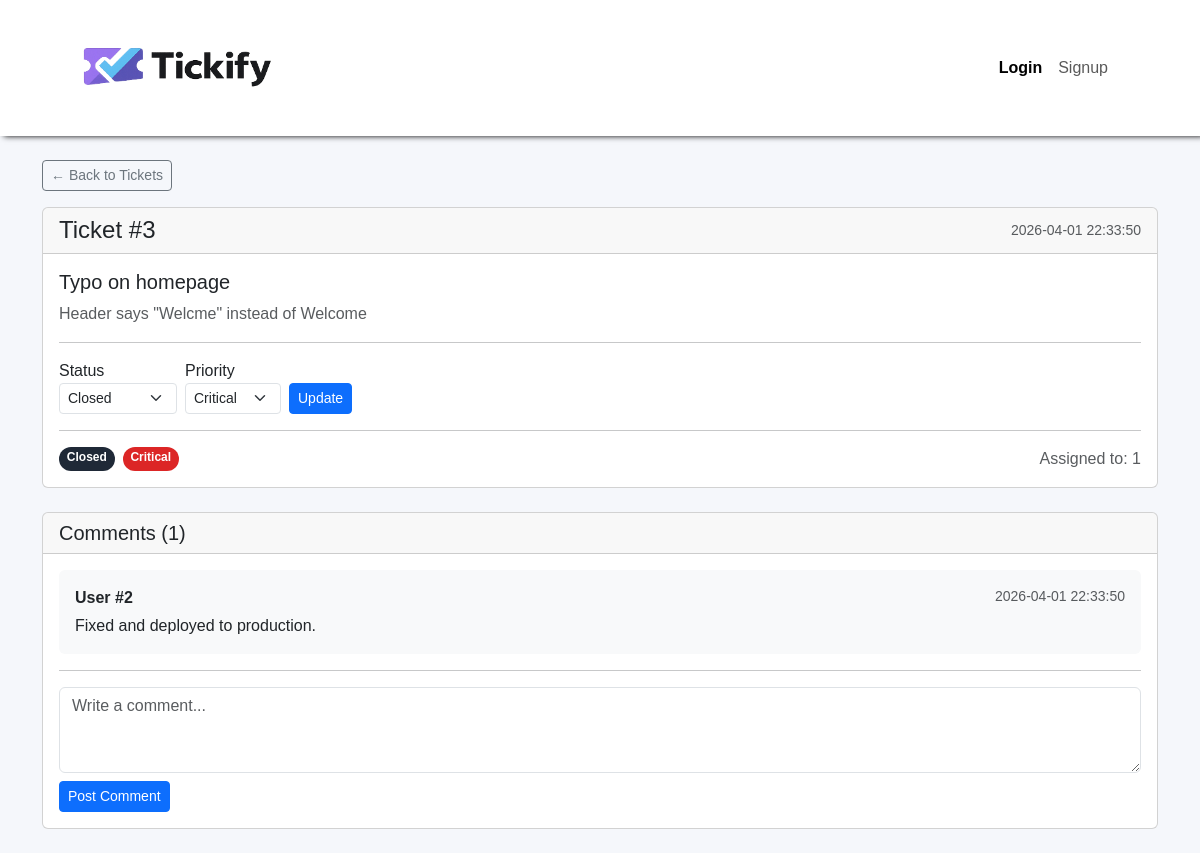
/ticketDetail.php?id=3, run on the app's committed database.
### tables this page shows
CREATE TABLE tickets (
    id          INT AUTO_INCREMENT PRIMARY KEY,
    title       VARCHAR(200) NOT NULL,
    description TEXT NOT NULL,
     
    status      ENUM('open', 'in_progress', 'on_hold', 'resolved', 'closed', 'cancelled') DEFAULT 'open',
    priority    INT DEFAULT 3 CHECK (priority BETWEEN 1 AND 5),
    created_by  INT NOT NULL,
    assigned_to INT,
    created_at  TIMESTAMP DEFAULT CURRENT_TIMESTAMP,
    updated_at  TIMESTAMP DEFAULT CURRENT_TIMESTAMP ON UPDATE CURRENT_TIMESTAMP,
    FOREIGN KEY (created_by) REFERENCES users(id),
    FOREIGN KEY (assigned_to) REFERENCES users(id)
);

CREATE TABLE ticket_comments (
    id         INT AUTO_INCREMENT PRIMARY KEY,
    ticket_id  INT NOT NULL,
    author_id  INT NOT NULL,
    body       TEXT NOT NULL,
    created_at TIMESTAMP DEFAULT CURRENT_TIMESTAMP,
    FOREIGN KEY (ticket_id) REFERENCES tickets(id),
    FOREIGN KEY (author_id) REFERENCES users(id)
);

### TicketRepository.php (called while the page is built, shortened)
<?php
require_once 'Ticket.php';
require_once 'TicketComment.php';
class TicketRepository
{
    private PDO $pdo;
    public function __construct(PDO $pdo)
    {
        $this->pdo = $pdo;
    }
    public function getById(int $id): ?Ticket
    {
        $sql = "SELECT * FROM tickets WHERE id = :id";
        $stmt = $this->pdo->prepare($sql);
        $stmt->execute([':id' => $id]);
        $row = $stmt->fetch(PDO::FETCH_ASSOC);
        return $this->mapRowToTicket($row);
    }
    public function getCommentsByTicketId(int $ticketId): array
    {
        $sql = "SELECT * FROM ticket_comments WHERE ticket_id = :ticket_id ORDER BY created_at ASC";
        $stmt = $this->pdo->prepare($sql);
        $stmt->execute([':ticket_id' => $ticketId]);
        $comments = array_map([TicketComment::class, 'fromRow'], $stmt->fetchAll(PDO::FETCH_ASSOC));
        return $comments;
    }
    private function mapRowToTicket(array $row): Ticket
    {
        return new Ticket(
            $row['id'],
            $row['title'],
            $row['description'],
            $row['status'],
            $row['priority'],
            $row['created_by'],
            $row['assigned_to'],
            $row['created_at'],
            $row['updated_at']
        );
    }
}
?>

### Ticket.php (called while the page is built, shortened)
<?php
class Ticket {
    private ?int $id;
    private string $title;
    private string $description;
    private string $status;
    private int $priority;
    private int $assignedTo;
    private ?string $createdAt;
    public function __construct(
        ?int $id,
        string $title,
        string $description,
        string $status,
        int $priority,
        int $createdBy,
        int $assignedTo,
        ?string $createdAt = null,
        ?string $updatedAt = null
    ) {
        $this->id = $id;
        $this->title = trim($title);
        $this->description = $description !== null ? trim($description) : null;
        $this->status = $status;
        $this->priority = $priority;
        $this->assignedTo = $assignedTo;
        $this->createdAt = $createdAt;
    }
    public function getId(): ?int {
        return $this->id;
    }
    public function getTitle(): string {
        return $this->title;
    }
    public function getDescription(): ?string {
        return $this->description;
    }
    public function getStatus(): string {
        return $this->status;
    }
    public function getPriority(): int {
        return $this->priority;
    }
    public function getAssignedTo(): ?int {
        return $this->assignedTo;
    }
    public function getCreatedAt(): ?string {
        return $this->createdAt;
    }
}

### enum/TicketStatusEnum.php (called while the page is built, shortened)
<?php
enum TicketStatusEnum: string
{
    public function label(): string
    {
        return match ($this) {
            self::Open => 'Open',
            self::InProgress => 'In Progress',
            self::OnHold => 'On Hold',
            self::Resolved => 'Resolved',
            self::Closed => 'Closed',
            self::Cancelled => 'Cancelled',
        };
    }
        public function color(): string
    {
        return match ($this) {
            self::Open => '#3B82F6',
            self::InProgress => '#F59E0B',
            self::OnHold => '#6B7280',
            self::Resolved => '#10B981',
            self::Closed => '#1F2937',
            self::Cancelled => '#EF4444',
        };
    }
}
?>

### enum/TicketPriorityEnum.php (called while the page is built, shortened)
<?php
enum TicketPriorityEnum: int
{
    public function label(): string
    {
        return match ($this) {
            self::Critical => 'Critical',
            self::High => 'High',
            self::Medium => 'Medium',
            self::Low => 'Low',
            self::Trivial => 'Trivial',
        };
    }
    public function color(): string
    {
        return match ($this) {
            self::Critical => '#DC2626',
            self::High => '#F97316',
            self::Medium => '#EAB308',
            self::Low => '#3B82F6',
            self::Trivial => '#9CA3AF',
        };
    }
}
?>

### TicketComment.php (called while the page is built, shortened)
<?php
class TicketComment
{
    private int $authorId;
    private string $body;
    private ?string $createdAt;
    public function __construct(
        ?int $id,
        int $ticketId,
        int $authorId,
        string $body,
        ?string $createdAt = null
    ) {
        $this->authorId = $authorId;
        $this->body = trim($body);
        $this->createdAt = $createdAt;
    }
    public static function fromRow(array $row): self
    {
        return new self(
            (int) $row['id'],
            (int) $row['ticket_id'],
            (int) $row['author_id'],
            $row['body'],
            $row['created_at'] ?? null
        );
    }
    public function getAuthorId(): int { return $this->authorId; }
    public function getBody(): string { return $this->body; }
    public function getCreatedAt(): ?string { return $this->createdAt; }
}

### ticketDetail.php (the view, shortened to what this page needs)
<?php
require_once 'Ticket.php';
require_once 'TicketRepository.php';
require_once 'database.php';
require_once 'enum/TicketPriorityEnum.php';
require_once 'enum/TicketStatusEnum.php';
$errors = [];
$ticket = null;
$comments = [];
if ($_SERVER['REQUEST_METHOD'] === 'GET') {
    try {
        $ticketId = $_GET['id'] ?? '';
        try {
            $ticketRepository = new TicketRepository($pdo);
            $aux = (int) $ticketId;
            $ticket = $ticketRepository->getById($aux);
            $comments = $ticketRepository->getCommentsByTicketId($aux);
        } catch (Exception $e) {
            $errors['general'] = 'Error fetching ticket: ' . $e->getMessage();
        }
    } catch (Exception $e) {
        $errors['general'] = 'Error fetching tickets: ' . $e->getMessage();
    }
}
?>
<!DOCTYPE html>
<html lang="en">
<head>
    <link href="https://cdn.jsdelivr.net/npm/bootstrap@5.3.8/dist/css/bootstrap.min.css" rel="stylesheet"
>
    <link rel="stylesheet" href="style.css">
</head>
<body>
    <header>
        <nav class="navbar navbar-expand-lg">
            <div class="container-fluid">
                <a href="./index.php"><img src="./images/tickify_logo.png" class="header-logo"></a>
                <div class="d-flex" id="navbarNavAltMarkup">
                    <div class="navbar-nav">
                        <a class="nav-link active" aria-current="page" href="./index.php">Login</a>
                        <a class="nav-link" href="./signup.php">Signup</a>
                    </div>
                </div>
            </div>
        </nav>
    </header>
    <main class="container my-4">
        <?php if ($ticket): ?>
            <a href="./TicketManagement.php" class="btn btn-sm btn-outline-secondary mb-3">&larr; Back to Tickets</a>
            <div class="card mb-4">
                <div class="card-header d-flex justify-content-between align-items-center">
                    <h4 class="mb-0">Ticket #<?= $ticket->getId() ?></h4>
                    <small class="text-muted"><?= htmlspecialchars($ticket->getCreatedAt() ?? '') ?></small>
                </div>
                <div class="card-body">
                    <h5><?= htmlspecialchars($ticket->getTitle()) ?></h5>
                    <p class="text-muted"><?= nl2br(htmlspecialchars($ticket->getDescription() ?? '')) ?></p>
                    <hr>
                    <form method="POST" action="./updateTicket.php" class="row g-2 align-items-end">
                        <div class="col-auto">
                            <label class="form-label mb-0">Status</label>
                            <select name="status" class="form-select form-select-sm">
                                <?php foreach (TicketStatusEnum::cases() as $s): ?>
                                    <option value="<?= $s->value ?>" <?= ($ticket->getStatus() === $s->value) ? 'selected' : '' ?>>
                                        <?= $s->label() ?>
                                    </option>
                                <?php endforeach; ?>
                            </select>
                        </div>
                        <div class="col-auto">
                            <label class="form-label mb-0">Priority</label>
                            <select name="priority" class="form-select form-select-sm">
                                <?php foreach (TicketPriorityEnum::cases() as $p): ?>
                                    <option value="<?= $p->value ?>" <?= ($ticket->getPriority() === $p->value) ? 'selected' : '' ?>>
                                        <?= $p->label() ?>
                                    </option>
                                <?php endforeach; ?>
                            </select>
                        </div>
                        <div class="col-auto">
                            <button type="submit" class="btn btn-sm btn-primary">Update</button>
                        </div>
                    </form>
                    <hr>
                    <div class="d-flex gap-2">
                        <?php
                        $statusEnum = TicketStatusEnum::from($ticket->getStatus());
                        $priorityEnum = TicketPriorityEnum::from($ticket->getPriority());
                        ?>
                        <span class="badge rounded-pill" style="background-color: <?= $statusEnum->color() ?>">
                            <?= $statusEnum->label() ?>
                        </span>
                        <span class="badge rounded-pill" style="background-color: <?= $priorityEnum->color() ?>">
                            <?= $priorityEnum->label() ?>
                        </span>
                        <span class="text-muted ms-auto">
                            Assigned to: <?= $ticket->getAssignedTo() ?? 'Unassigned' ?>
                        </span>
                    </div>
                </div>
            </div>
            <div class="card">
                <div class="card-header">
                    <h5 class="mb-0">Comments (<?= count($comments) ?>)</h5>
                </div>
                <div class="card-body">
                    <?php if (!empty($comments)): ?>
                        <?php foreach ($comments as $comment): ?>
                            <div class="d-flex mb-3">
                                <div class="bg-light rounded p-3 w-100">
                                    <div class="d-flex justify-content-between mb-1">
                                        <strong>User #<?= $comment->getAuthorId() ?></strong>
                                        <small class="text-muted"><?= htmlspecialchars($comment->getCreatedAt() ?? '') ?></small>
                                    </div>
                                    <p class="mb-0"><?= nl2br(htmlspecialchars($comment->getBody())) ?></p>
                                </div>
                            </div>
                        <?php endforeach; ?>
                    <?php else: ?>
                        <p class="text-muted">No comments yet.</p>
                    <?php endif; ?>
                    <hr>
                    <form method="POST" action="./addComment.php">
                        <div class="mb-2">
                            <textarea name="body" class="form-control" rows="3" placeholder="Write a comment..."
                                required></textarea>
                        </div>
                        <button type="submit" class="btn btn-sm btn-primary">Post Comment</button>
                    </form>
                </div>
            </div>
        <?php else: ?>
            <div class="alert alert-warning">Ticket not found.</div>
        <?php endif; ?>
    </main>
</body>
</html>

### style.css (style rules this page uses)
* { margin: 0; font-family: Arial, Helvetica, sans-serif; }
header { padding: 2rem 4rem; background-color: white; box-shadow: 4px 0px 6px black; }
.header-logo { width: 200px; }
.navbar .nav-link.active { font-weight: bold; }
#navbarNavAltMarkup { padding: 0.5rem; }
body { background-color: #F5F7FB; }

### data on the page
tickets: id "3", created_at "2026-04-01 22:33:50", title "Typo on homepage", description "Header says \"Welcme\" instead of Welcome", status "Closed", priority "Critical", assigned_to "1"
ticket_comments: author "2", created_at "2026-04-01 22:33:50", body "Fixed and deployed to production."

### other printed values
$statusEnum->label() "Closed"
$priorityEnum->label() "Critical"
count($comments) "1"
